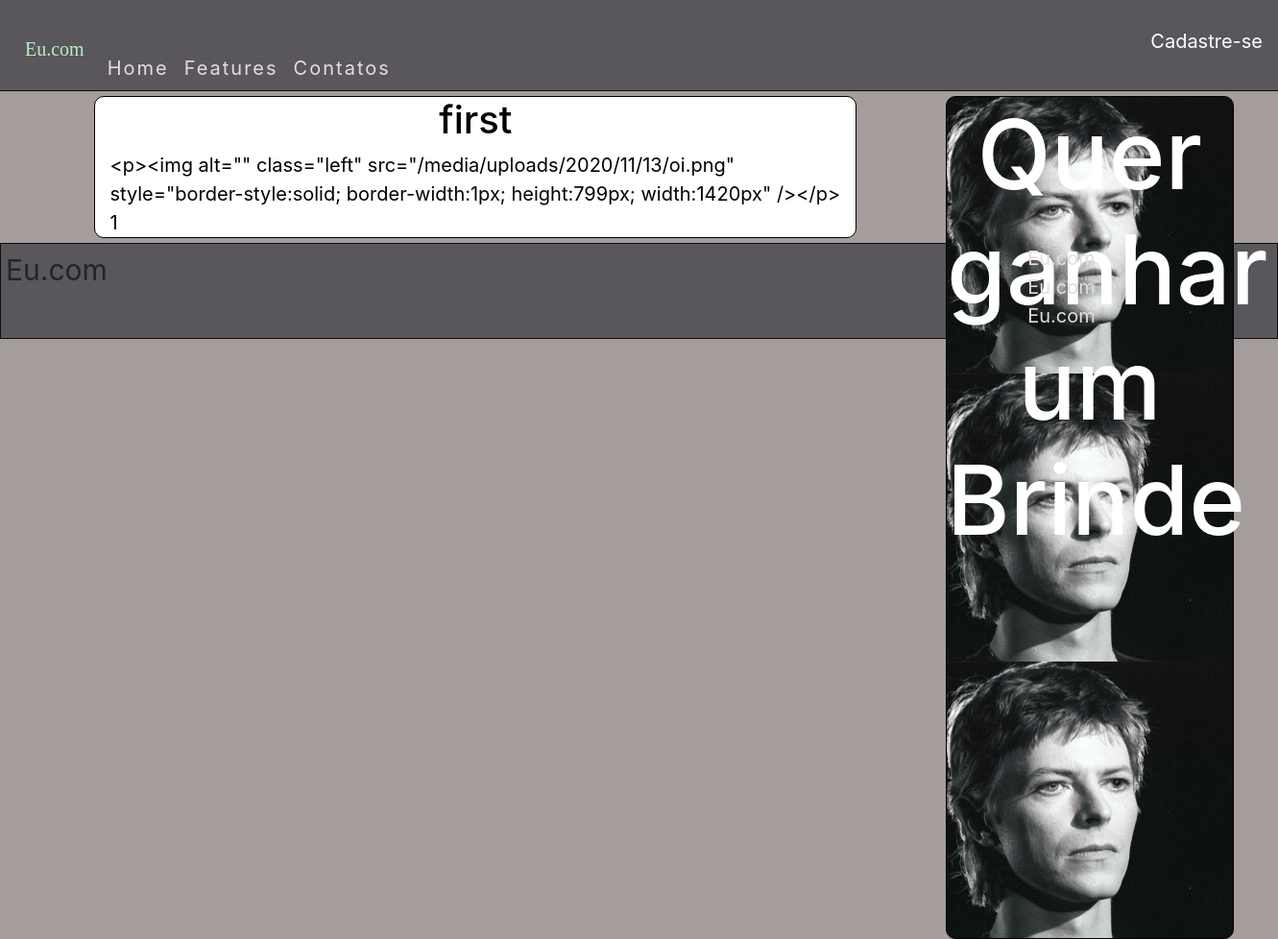
The app's page /, older data.
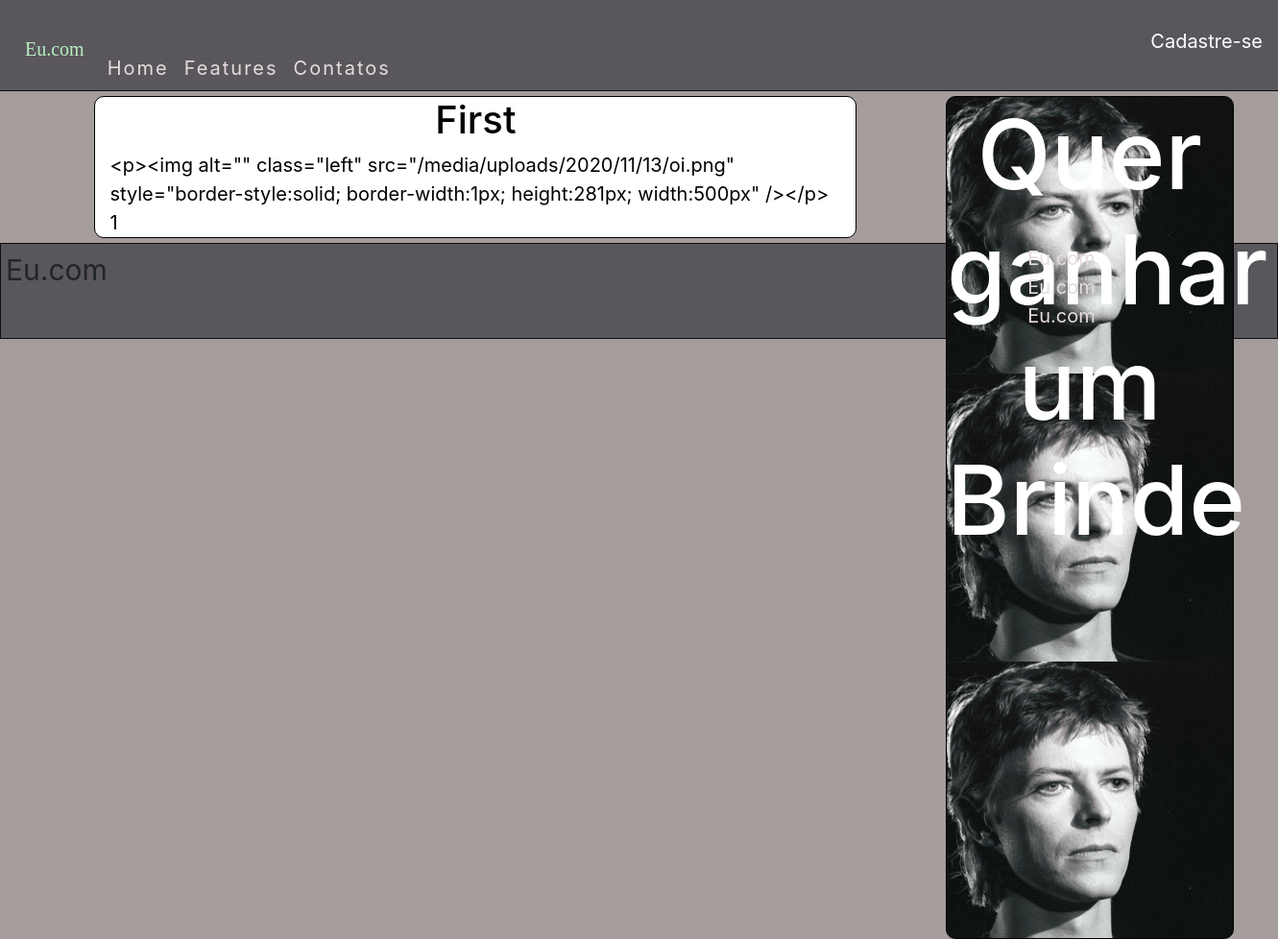
The same page, newer data.
### postblog/models.py (models this page shows, shortened)
class Post(models.Model):
    titulo = models.CharField(max_length=256)
    resumo = RichTextField()
    conteudo = RichTextField()
    foto = RichTextUploadingField()
    autor = models.ForeignKey(User ,on_delete=models.PROTECT)
    createad_at = models.DateField(auto_now_add=True)

### postblog/views.py (the view)
# urls.py: path('', views.Index, name='index'),
def Index(request):
    posts = Post.objects.all()
    return render(request, 'index.html', {'posts':posts})

### postblog/templates/index.html
{% extends 'home.html' %}
{% block content %}
<div class="row">
  {% for post in posts %}
    <div class="divRight col-md-7 offset-1" id="divRight" onmouseover="entrar()" onmouseout="sair()">
      <a href="/materia/{{ post.id }}">
        <h1> {{ post.titulo }} </h1>
        {{ post.resumo  }}
        {{ post.foto |safe }}
      </a>
    </div>
    {% endfor %}
        <div class="col-md-3  divlefth" id="mud" onmouseover="leftEnter()" onmouseout='leftSair()'>
          <span id="imd_brinde">
            <a href="/prm/">
            <h2 >Quer ganhar um Brinde  </h2>
            </a>
          </span>
        </div>
</div>
</div>
{% endblock %}

### postblog/templates/home.html (shortened to what this page needs)
{% load static %}
<!DOCTYPE html>
<html lang="pt-br">
<head>
    <link rel="stylesheet" href="https://stackpath.bootstrapcdn.com/bootstrap/4.3.1/css/bootstrap.min.css">
    <link rel="stylesheet" href="{% static 'css/styles.css' %}">
</head>
<body class="corpo">
    <div class="container-fluid">
      <nav class="navbar navbar-expand-lg navbar-light">
        <a class="navbar-brand eu" href="/" >Eu.com</a>
        <div class="collapse navbar-collapse" id="navbarText">
          <ul class="navbar-nav mr-auto">
            <li class="nav-item ">
              <a class="nav-link" href="#">Home <span class="sr-only">(current)</span></a>
            </li>
            <li class="nav-item">
              <a class="nav-link" href="#">Features</a>
            </li>
            <li class="nav-item">
              <a class="nav-link" href="#">Contatos</a>
            </li>
          </ul>
        </div>
        <ul>
          <li> <a href=""></a> Cadastre-se </li>
        </ul>
      </nav>
      {% block content %}
      {% endblock %}
      <footer>
      <div class="row">
        <div class="col-md-2 pe">
          <p>Eu.com</p>
        </div>
        <div class="col-md-2 offset-md-7">
          <div class="menuFooter">
            <ul>
              <li>
                <a href="#"> Eu.com</a>
              </li>
              <li>
                <a href="#"> Eu.com</a>
              </li>
              <li>
                <a href="#"> Eu.com</a>
              </li>
          </ul>
      </div>
        </div>
      </div>
      </footer>
</body>
</html>

### postblog/static/css/styles.css (style rules this page uses)
body { padding: 0px; font-size: 20px; }
h1 { text-align: center; color: #000; }
h2 { text-align: center; color: #fff; }
.container-fluid { padding: 0px; }
.corpo { background-color: rgb(165, 156, 156); }
.navbar { background-color: rgb(89, 86, 92); padding-bottom: 0px; border-bottom: 1px solid rgb(15, 15, 15); }
.navbar-nav .nav-item .nav-link { color: rgb(230, 220, 220); letter-spacing: 2px; }
.navbar-collapse { position: relative; margin-top: 40px; }
.navbar .eu { color: rgb(183, 240, 193); margin-left: 10px; font-family: Georgia, 'Times New Roman', Times, serif; }
footer { width: 100%; height: 100px; background-color: rgb(89, 86, 92); border: 1px solid rgb(15, 15, 15); }
.pe { font-size: 30px; margin: 5px; }
ul { list-style: none; }
.menuFooter ul li { padding: 0px; }
.menuFooter a { color: rgb(230, 220, 220); }
.divRight { border: 1px solid black; margin-top: 5px; margin-bottom: 5px; width: 700px; height: auto; background-color: #fff; border-radius: 10px; }
.divlefth { border: 1px solid #000; margin-left: 30px; margin-top: 5px; border-radius: 10px; height: 878px; width: 300px; position: absolute; margin-left: 1000px; padding: 0px; background-image: url("/media/uploads/brindes/bowie.jpg"); background-size: 500px 300px; background-position: center; }
#imd_brinde h2 { color: #fff; font-size: 100px; }
.divRight { -webkit-transition: 3s; }
a { color: #000; }
li { color: #fff; }

Row changes from the older to the newer data that the page shows:
changed Post: titulo "first" → "First"; resumo "<p><img alt=\"\" class=\"left\" src=\"/media/uploads/2020/11/13/oi.png\" style=\"border-style:solid; border-width:1px; height:799px; width:1420px\" /></p>" → "<p><img alt=\"\" class=\"left\" src=\"/media/uploads/2020/11/13/oi.png\" style=\"border-style:solid; border-width:1px; height:281px; width:500px\" /></p>"
